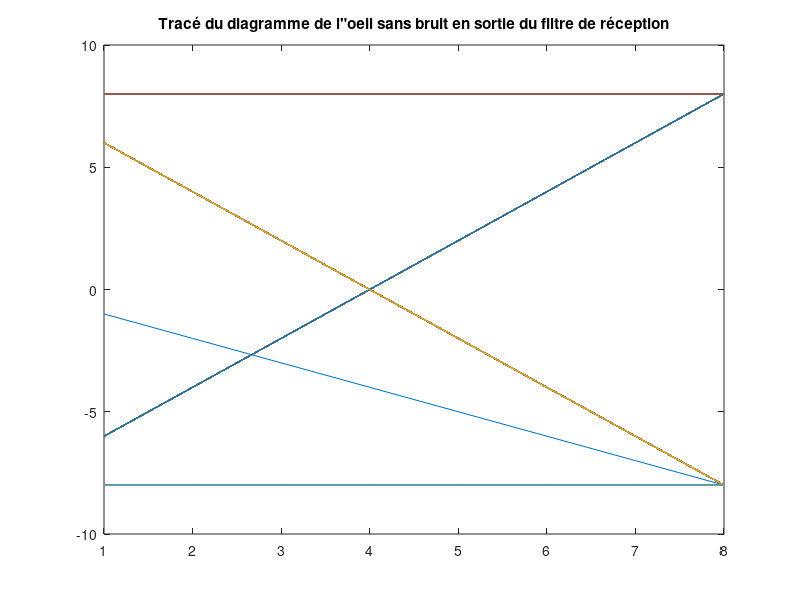
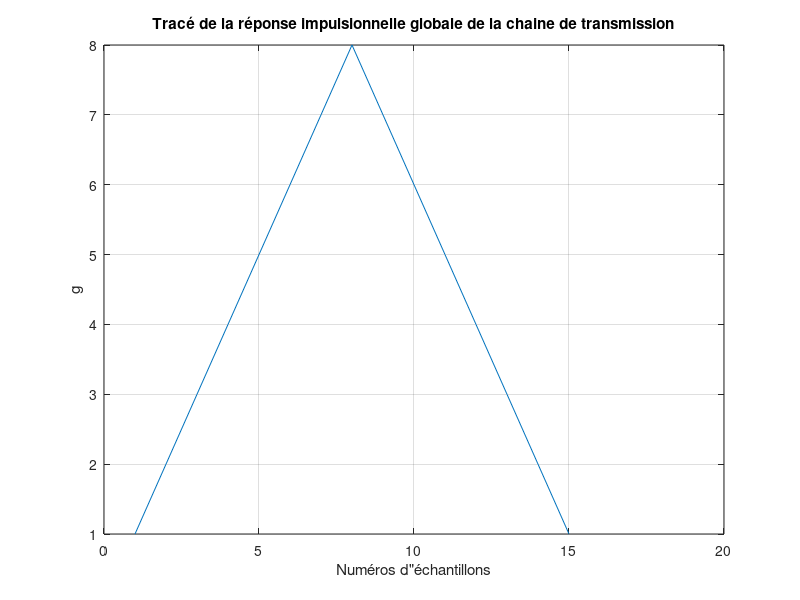

Write MATLAB code to recreate these figures, in order.
%%%%%%%%%%%%%%%%%%%%%%%%%%%%%%%%%%%%%%%%%%%%%%%%%%%%%%%%%%%%%%%%%%%%%%%
% IMPLANTATION DU BLOC MODULATEUR DEMODULATEUR SANS CANAL
% Benali Abdellah, Avril 2025
%%%%%%%%%%%%%%%%%%%%%%%%%%%%%%%%%%%%%%%%%%%%%%%%%%%%%%%%%%%%%%%%%%%%%%%

clear all
close all

%% %%%%%%%%%%%%%%%%%%%%%%%%%%%%%%%%%%%%%%%%%%%%%%%%%%%%%%%%%%%%%%%%%%%%%%%%%
%PARAMETRES GENERAUX 
%%%%%%%%%%%%%%%%%%%%%%%%%%%%%%%%%%%%%%%%%%%%%%%%%%%%%%%%%%%%%%%%%%%%%%%%%%%
Fe=24000;       %Fréquence d'échantillonnage
Te=1/Fe;        %Période d'échantillonnage
Rb=3000;        %Débit binaire souhaité
N=1000;         %Nombre de bits générés

M= 2;         %Ordre de la modulation :           A COMPLETER
Rs=Rb/log2(M);                %Débit symbole                  : A COMPLETER
Ns=Fe/Rs;                %Facteur de suréchantillonnage  : A COMPLETER

%% %%%%%%%%%%%%%%%%%%%%%%%%%%%%%%%%%%%%%%%%%%%%%%%%%%%%%%%%%%%%%%%%%%%%%%%%%
%GENERATION DE L'INFORMATION BINAIRE
%%%%%%%%%%%%%%%%%%%%%%%%%%%%%%%%%%%%%%%%%%%%%%%%%%%%%%%%%%%%%%%%%%%%%%%%%%%
bits=randi([0,1],1,N);

%% %%%%%%%%%%%%%%%%%%%%%%%%%%%%%%%%%%%%%%%%%%%%%%%%%%%%%%%%%%%%%%%%%%%%%%%%%
%MAPPING
%%%%%%%%%%%%%%%%%%%%%%%%%%%%%%%%%%%%%%%%%%%%%%%%%%%%%%%%%%%%%%%%%%%%%%%%%%%
symboles= 2*bits-1;     % A COMPLETER

%% %%%%%%%%%%%%%%%%%%%%%%%%%%%%%%%%%%%%%%%%%%%%%%%%%%%%%%%%%%%%%%%%%%%%%%%%%
%SURECHANTILLONNAGE
%%%%%%%%%%%%%%%%%%%%%%%%%%%%%%%%%%%%%%%%%%%%%%%%%%%%%%%%%%%%%%%%%%%%%%%%%%%
somme_Diracs_ponderes=kron(symboles,[1 zeros(1,Ns-1)]);

%% %%%%%%%%%%%%%%%%%%%%%%%%%%%%%%%%%%%%%%%%%%%%%%%%%%%%%%%%%%%%%%%%%%%%%%%%%
%FILTRAGE DE MISE EN FORME
%%%%%%%%%%%%%%%%%%%%%%%%%%%%%%%%%%%%%%%%%%%%%%%%%%%%%%%%%%%%%%%%%%%%%%%%%%%
%Génération de la réponse impulsionnelle du filtre de mise en forme
h= ones(1,Ns);             % A COMPLETER 
%Filtrage de mise en forme
Signal_emis=filter(h,1,somme_Diracs_ponderes);

%% %%%%%%%%%%%%%%%%%%%%%%%%%%%%%%%%%%%%%%%%%%%%%%%%%%%%%%%%%%%%%%%%%%%%%%%%%
%PAS DE CANAL DE PROPAGATION
%%%%%%%%%%%%%%%%%%%%%%%%%%%%%%%%%%%%%%%%%%%%%%%%%%%%%%%%%%%%%%%%%%%%%%%%%%%
Signal_recu=Signal_emis;

%% %%%%%%%%%%%%%%%%%%%%%%%%%%%%%%%%%%%%%%%%%%%%%%%%%%%%%%%%%%%%%%%%%%%%%%%%%
%FILTRAGE DE RECEPTION
%%%%%%%%%%%%%%%%%%%%%%%%%%%%%%%%%%%%%%%%%%%%%%%%%%%%%%%%%%%%%%%%%%%%%%%%%%%
%Réponse impulsionnelle du filtre de réception
hr= h;             % A COMPLETER  
%Filtrage de réception
Signal_recu_filtre=filter(hr,1,Signal_recu);

%% %%%%%%%%%%%%%%%%%%%%%%%%%%%%%%%%%%%%%%%%%%%%%%%%%%%%%%%%%%%%%%%%%%%%%%%%%
%DIAGRAMME DE L'OEIL EN SORTIE DU FILTRE DE RECEPTION SANS BRUIT
%%%%%%%%%%%%%%%%%%%%%%%%%%%%%%%%%%%%%%%%%%%%%%%%%%%%%%%%%%%%%%%%%%%%%%%%%%%
oeil=reshape(Signal_recu_filtre,Ns,length(Signal_recu_filtre)/Ns);
figure
plot(oeil)
title('Tracé du diagramme de l"oeil sans bruit en sortie du filtre de réception')

%% %%%%%%%%%%%%%%%%%%%%%%%%%%%%%%%%%%%%%%%%%%%%%%%%%%%%%%%%%%%%%%%%%%%%%%%%%
%TRACE DE LA REPONSE IMPULSIONNELLE GLOBALE DE LA CHAINE DE TRANSMISSION
%%%%%%%%%%%%%%%%%%%%%%%%%%%%%%%%%%%%%%%%%%%%%%%%%%%%%%%%%%%%%%%%%%%%%%%%%%%
g=conv(h,hr);     % A COMPLETER 
figure
plot(g)
ylabel('g')
xlabel('Numéros d"échantillons')
grid
title('Tracé de la réponse impulsionnelle globale de la chaine de transmission')

%% %%%%%%%%%%%%%%%%%%%%%%%%%%%%%%%%%%%%%%%%%%%%%%%%%%%%%%%%%%%%%%%%%%%%%%%%%
%ECHANTILLONNAGE AU RYTHME SYMBOLE
%%%%%%%%%%%%%%%%%%%%%%%%%%%%%%%%%%%%%%%%%%%%%%%%%%%%%%%%%%%%%%%%%%%%%%%%%%%
%Choix de n0
n0=input('Choix de n0 pour échantillonnage à n0+mNs ? \n');     
%Echantillonnage à n0+mNs
Signal_echantillonne=Signal_recu_filtre(n0:Ns:end);

%% %%%%%%%%%%%%%%%%%%%%%%%%%%%%%%%%%%%%%%%%%%%%%%%%%%%%%%%%%%%%%%%%%%%%%%%%%
%DECISIONS SUR LES SYMBOLES 
%%%%%%%%%%%%%%%%%%%%%%%%%%%%%%%%%%%%%%%%%%%%%%%%%%%%%%%%%%%%%%%%%%%%%%%%%%%
symboles_recus=sign(Signal_echantillonne);  % A COMPLETER 

%% %%%%%%%%%%%%%%%%%%%%%%%%%%%%%%%%%%%%%%%%%%%%%%%%%%%%%%%%%%%%%%%%%%%%%%%%%
%CALCUL DU TAUX D'ERREUR SYMBOLE
%%%%%%%%%%%%%%%%%%%%%%%%%%%%%%%%%%%%%%%%%%%%%%%%%%%%%%%%%%%%%%%%%%%%%%%%%%%
TES=sum(symboles_recus ~= symboles)/length(symboles);            % A COMPLETER 

%% %%%%%%%%%%%%%%%%%%%%%%%%%%%%%%%%%%%%%%%%%%%%%%%%%%%%%%%%%%%%%%%%%%%%%%%%%
%DEMAPPING
%%%%%%%%%%%%%%%%%%%%%%%%%%%%%%%%%%%%%%%%%%%%%%%%%%%%%%%%%%%%%%%%%%%%%%%%%%%
bits_recus=(symboles_recus-1)/2;     % A COMPLETER 

%% %%%%%%%%%%%%%%%%%%%%%%%%%%%%%%%%%%%%%%%%%%%%%%%%%%%%%%%%%%%%%%%%%%%%%%%%%
%CALCUL DU TAUX D'ERREUR BINAIRE
%%%%%%%%%%%%%%%%%%%%%%%%%%%%%%%%%%%%%%%%%%%%%%%%%%%%%%%%%%%%%%%%%%%%%%%%%%%
TEB=sum(bits_recus ~= bits)/length(bits);            % A COMPLETER 
